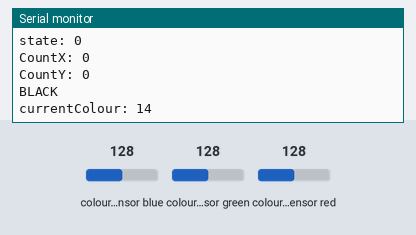
Recording of a sketch running on a simulated Arduino Uno, built with avr-gcc and run on an emulated ATmega328P. Shown: the last lines printed to the serial monitor. Inputs (shaded band) come from the test bench; at power-on: colour sensor blue 128, colour sensor green 128, colour sensor red 128.

Above: at 1.2 s.
1.3 s: colour sensor blue set to 5
At 2.3 s:
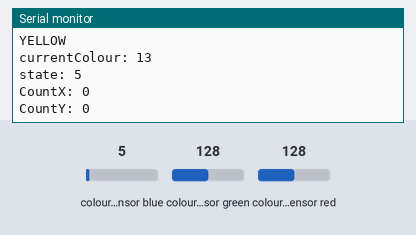
2.9 s: colour sensor green set to 5
At 3.8 s:
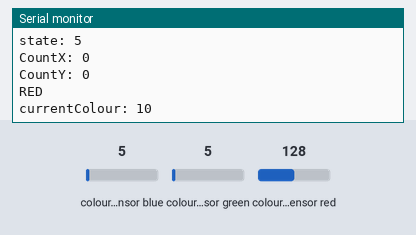
4.5 s: colour sensor red set to 5
At 5.3 s:
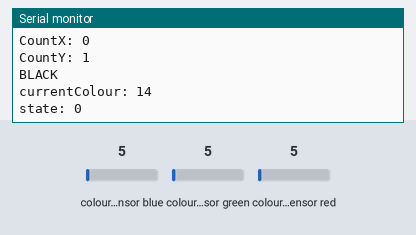
7.5 s: colour sensor blue set to 64
At 8.2 s:
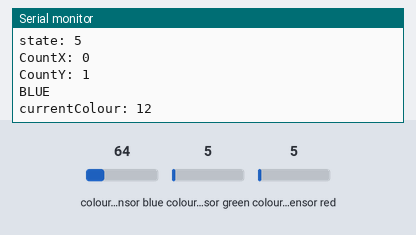
9.1 s: colour sensor green set to 64
At 9.7 s:
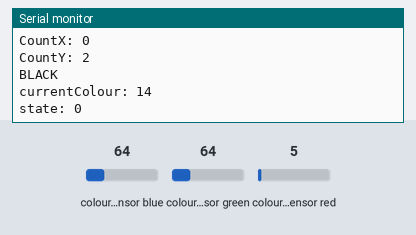
12.1 s: colour sensor red set to 128
At 12.8 s:
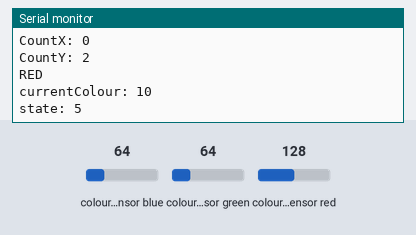
Timing chart, 0 to 15.1 s (numbered marks = the images above; inputs shaded):
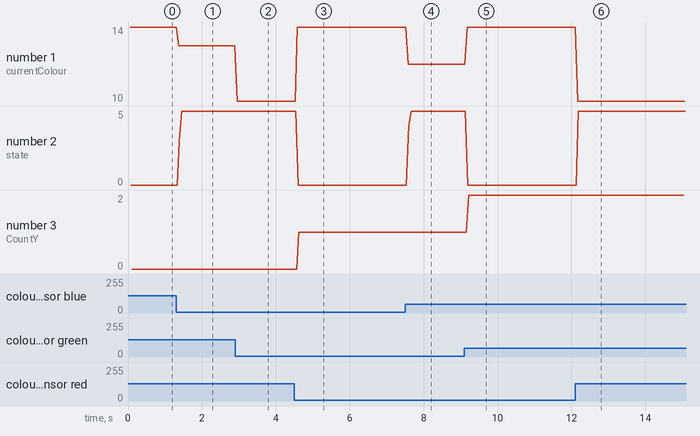

The sketch:

working_rgb_colour_sensor.ino
```cpp
// =====================================================
//
// Colour Sensing Robot for Dissertation Project
// (Jessica Mason - 16016599)
//
// =====================================================

#include <Wire.h>
#include "Adafruit_TCS34725.h"

//DEFINE STATES
#define STATE_0 0
#define STATE_1 1
#define STATE_2 2
#define STATE_3 3
#define STATE_4 4
#define STATE_5 5
#define STATE_6 6

//DEFINE COLOURS
#define COLOUR_RED 10
#define COLOUR_GREEN 11
#define COLOUR_BLUE 12
#define COLOUR_YELLOW 13
#define COLOUR_BLACK 14

//NORMALISED RGB VALUES
double rNorm;
double gNorm;
double bNorm;
//HUE
double h;
double hDegrees;
//DEBUG
double g;
//EQUATION SECTIONS
double topA;
double bottomA;
double bottomB;
//PI values (pretty sure these are built in, check that)
double Pi = 3.1415926535897932384626433832795;
double twoPi = 6.283185307179586476925286766559;

//COLOUR SENSING VARIABLES
int currentColour;
int prevColourX;
int prevColourY;
int outputColour;

//GENERAL VARIABLES
//CURRENT STATE
int state;
//COUNT ON X AXIS
int countX;
//COUNT ON Y AXIS
int countY;
bool detected;

//ARRAYS
int pathX[10];
int indexX = 0;
int pathY[10];
int indexY = 0;

//INITIALISE COLOUR SENSOR
/* Initialise with default values (int time = 2.4ms, gain = 1x) */
// Adafruit_TCS34725 tcs = Adafruit_TCS34725();
/* Initialise with specific int time and gain values */
Adafruit_TCS34725 tcs = Adafruit_TCS34725(TCS34725_INTEGRATIONTIME_700MS, TCS34725_GAIN_1X);

void setup(void) {

  //set state to state0 which is when the robot goes from a line onto the background
  state = STATE_0;
  countX = 0;
  countY = 0;
  prevColourX = COLOUR_BLACK;
  prevColourY = COLOUR_BLACK;
  detected = false;

  Serial.begin(9600);

  //CHECK COLOUR SENSOR IS CONNECTED
  if (tcs.begin()) {
    Serial.println("Found sensor");
    Serial.println(" ");
  } else {
    Serial.println("No TCS34725 found ... check your connections");
    Serial.println(" ");
    while (1);
  }

}// END OF setup()

void loop(void) {

  //this runs the get colour function and recieves the outputted colour
  currentColour = getColour();

  //FININTE STATE MACHINE
  switch(state){

    case STATE_0:
      //GOES ONTO A RED LINE
      if((currentColour == COLOUR_RED) && (prevColourX == COLOUR_BLACK)){
        state = STATE_1;
        prevColourX = COLOUR_RED;
      }
      //GOES ONTO A GREEN LINE
      if((currentColour == COLOUR_GREEN) && (prevColourX == COLOUR_BLACK)){
        state = STATE_2;
        prevColourX = COLOUR_GREEN;
      }
      //GOES ONTO A YELLOW LINE
      if((currentColour == COLOUR_YELLOW) && (prevColourY == COLOUR_BLACK)){
        state = STATE_3;
        prevColourY = COLOUR_YELLOW;
      }
      //GOES ONTO A BLUE LINE
      if((currentColour == COLOUR_BLUE) && (prevColourX == COLOUR_BLACK)){
        state = STATE_4;
        prevColourY = COLOUR_BLUE;
      }


    //RED BEHAVIOUR
    case STATE_1:
      //GOING OVER A RED LINE
      if(currentColour == COLOUR_RED){
        prevColourX = COLOUR_RED;
        //STATE 5 = FALLING EDGE
        state = STATE_5;
      }

    break;

    //GREEN BEHAVIOUR
    case STATE_2:
      //GOING OVER A GREEN LINE
      if(currentColour == COLOUR_GREEN){
        prevColourX = COLOUR_GREEN;
        //STATE 5 = FALLING EDGE
        state = STATE_5;
      }

    break;

    //YELLOW BEHAVIOUR
    case STATE_3:
      //GOING OVER A YELLOW LINE
      if(currentColour == COLOUR_YELLOW){
        prevColourY = COLOUR_YELLOW;
        //STATE 5 = FALLING EDGE
        state = STATE_5;
      }

    //BLUE BEHAVIOUR
    case STATE_4:
      //GOING OVER A BLUE LINE
      if(currentColour == COLOUR_BLUE){
        prevColourY = COLOUR_BLUE;
        //STATE 5 = FALLING EDGE
        state = STATE_5;
      }

    break;

    //FALLING EDGE
    case STATE_5:
    //COMING OFF A RED LINE
    if((currentColour == COLOUR_BLACK) && (prevColourX == COLOUR_RED)){
      countX++;
      pathX[indexX] = COLOUR_RED;
      indexX++;
      prevColourX = COLOUR_BLACK;
      state = STATE_0;
    }
    //COMING OFF A GREEN LINE
    if((currentColour == COLOUR_BLACK) && (prevColourX == COLOUR_GREEN)){
      countX++;
      pathX[indexX] = COLOUR_GREEN;
      indexX++;
      prevColourX = COLOUR_BLACK;
      state = STATE_0;
    }
    //COMING OFF A YELLOW LINE
    if((currentColour == COLOUR_BLACK) && (prevColourY == COLOUR_YELLOW)){
      countY++;
      pathY[indexY] = COLOUR_YELLOW;
      indexY++;
      prevColourY = COLOUR_BLACK;
      state = STATE_0;
    }
    //COMING OFF A BLUE LINE
    if((currentColour == COLOUR_BLACK) && (prevColourY == COLOUR_BLUE)){
      countY++;
      pathY[indexY] = COLOUR_BLUE;
      indexY++;
      prevColourY = COLOUR_BLACK;
      state = STATE_0;
    }

    break;

  } //END OF FINITE STATE MACHINE

  //FOR WHEN IT GOES BACK ON ITSELF
  for(int iX=1; iX < indexX;iX++) {
    //if newest item in the array is the same as the last
    if(pathX[iX] == pathX[iX - 1]) {
      countX -=2;
      indexX -=2;
    }
  }
  for(int iY=1; iY < indexY;iY++) {
    //if newest item in the array is the same as the last
    if(pathY[iY] == pathY[iY - 1]) {
      countY -=2;
      indexY -=2;
    }
  }

  //PRINTING FOR DEBUGGING PURPOSES
  Serial.print("currentColour: ");
  Serial.print(currentColour);
  Serial.println("");

  Serial.print("state: ");
  Serial.print(state);
  Serial.println("");

  Serial.print("CountX: ");
  Serial.print(countX);
  Serial.println("");

  Serial.print("CountY: ");
  Serial.print(countY);
  Serial.println("");

  Serial.println("");

} //END OF MAIN LOOP

int getColour(){

  uint16_t r, g, b, c, colorTemp, lux;

  tcs.getRawData(&r, &g, &b, &c);
  colorTemp = tcs.calculateColorTemperature(r, g, b);
  lux = tcs.calculateLux(r, g, b);

  //NORMALISE VALUES
  rNorm = (double)r/double(r + g + b);
  gNorm = (double)g/double(r + g + b);
  bNorm = (double)b/double(r + g + b);

  //CALCULATE EQUATION SECTIONS
  topA = 2 * rNorm - gNorm - bNorm;
  bottomA = sqrt(2.0 / 3.0);
  bottomB = sqrt(6 * (rNorm * rNorm + gNorm * gNorm + bNorm * bNorm - rNorm * gNorm - gNorm * bNorm - bNorm * rNorm));

  //CALCULATE H IN RADIANS
  if (bNorm <= gNorm) {
    h = acos(( topA / (bottomA * bottomB)));
    //CONVERT H TO DEGREES
    hDegrees = h * 180 / Pi;
  }
  if (bNorm > gNorm) {
    g = acos(( topA / (bottomA * bottomB)));
    h = twoPi - acos(( topA / (bottomA * bottomB)));
    //CONVERT H TO DEGREES
    hDegrees = h * 180 / Pi;
  }

    if((hDegrees>=330) && (hDegrees <= 0)){
      outputColour = COLOUR_RED;
      Serial.print("RED");
      Serial.println("");
      detected = true;
    }
    if((hDegrees >= 0) && (hDegrees <= 25)){
      outputColour = COLOUR_RED;
      Serial.print("RED");
      Serial.println("");
      detected = true;
    } else
    if((hDegrees >= 40) && (hDegrees <= 70)){
      outputColour = COLOUR_YELLOW;
      Serial.print("YELLOW");
      Serial.println("");
      detected = true;
    } else
    if((hDegrees >= 100) && (hDegrees <= 130)){
      outputColour = COLOUR_GREEN;
      Serial.print("GREEN");
      Serial.println("");
      detected = true;
    } else
    if((hDegrees >= 180) && (hDegrees <= 250)){
      outputColour = COLOUR_BLUE;
      Serial.print("BLUE");
      Serial.println("");
      detected = true;
    } else
    if(detected = true){
      outputColour = COLOUR_BLACK;
      Serial.print("BLACK");
      Serial.println("");
      detected = false;
    }

    return outputColour;

  } //END OF getColour()
```

Measured:
- after the input at 1.3 s, the serial monitor: prints a new line after 0.06 s (image 1)
- after the input at 2.9 s, the serial monitor: prints a new line after 0.05 s (image 2)
- after the input at 4.5 s, the serial monitor: prints a new line after 0.08 s (image 3)
- after the input at 7.5 s, the serial monitor: prints a new line after 0.07 s (image 4)
- after the input at 9.1 s, the serial monitor: prints a new line after 0.12 s (image 5)
- after the input at 12.1 s, the serial monitor: prints a new line after 0.06 s (image 6)
- plotted number 1: 14 → 13 after the input at 1.3 s, 13 → 10 after the input at 2.9 s, 10 → 14 after the input at 4.5 s, 14 → 12 after the input at 7.5 s, 14 → 10 after the input at 12.1 s
- plotted number 2: 0 → 5 after the input at 1.3 s
